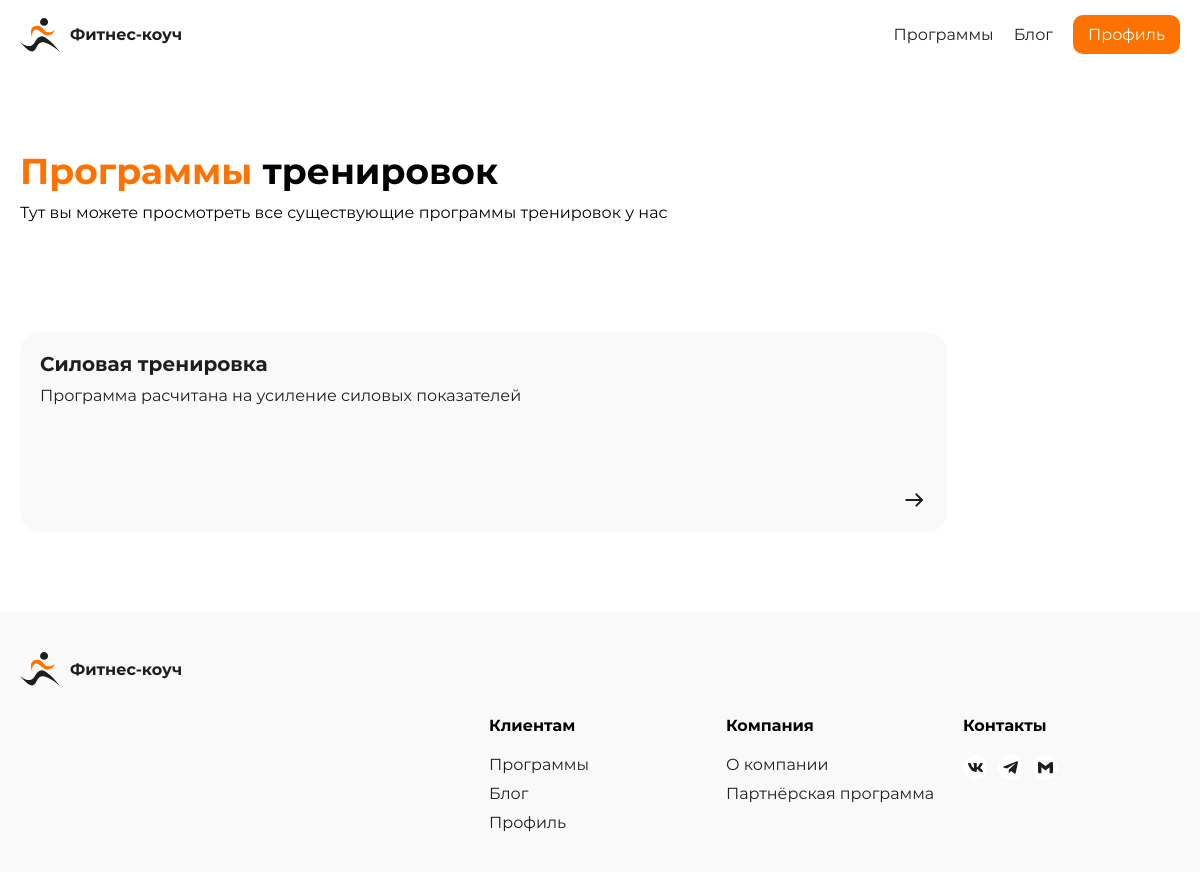
/training-program/index.php, run on the app's committed database.
### training-program/index.php (the view, shortened to what this page needs)
<!DOCTYPE html>
<html lang="ru">
<head>
    <link rel="stylesheet" href="../assets/css/header/header.css">
    <link rel="stylesheet" href="../assets/css/footer/footer.css">
    <link rel="stylesheet" href="../assets/css/training-program/heroBlock.css">
    <link rel="stylesheet" href="../assets/css/training-program/trainingPrograms.css">
    <link rel="stylesheet" href="../assets/css/style.css">
</head>
<?php
        include "../inc/header.php";
    ?>
<main>
    <section class="heroBlock">
        <div class="content">
            <h1><span>Программы</span> тренировок</h1>
            <p>Тут вы можете просмотреть все существующие программы тренировок у нас</p>
        </div>
    </section>
    <section class="trainingPrograms">
        <div class="content">
            <div class="gridProgram">
                <?php
                include "../function/connect.php";
                $sql = mysqli_prepare($connect, "SELECT * FROM `training-program`");
                mysqli_stmt_execute($sql);
                $result = mysqli_stmt_get_result($sql);
                    while ($row = mysqli_fetch_assoc($result)){
                        echo "
                        <a href='./program.php?program=".$row['id_tprogram']."' title='".$row['title']."' class='cardProgram'>
                            <div class='name'>
                                <p class='title'>".$row['title']."</p>
                                <p>".$row['hint']."</p>
                            </div>
                            <img title='Ссылка' src='../assets/img/icons/arrow.svg' alt='Ссылка'>
                        </a>";
                    }
                ?>
                </div>
        </div>
    </section>
</main>
<?php
        include "../inc/footer.php"
    ?>

### assets/css/training-program/heroBlock.css (style rules this page uses)
.heroBlock .content { gap: 10px; }

### assets/css/training-program/trainingPrograms.css (style rules this page uses)
.trainingPrograms .content .gridProgram { display: grid; grid-template: repeat(1, 200px)/minmax(600px, 926.67px); grid-auto-rows: 200px; gap: 20px; }
.trainingPrograms .content .gridProgram .cardProgram { background-color: var(--whiteGrey); border-radius: var(--border-radius-block); padding: 20px; display: flex; flex-direction: column; justify-content: space-between; }
.trainingPrograms .content .gridProgram .cardProgram .name { display: flex; flex-direction: column; gap: 10px; }
.trainingPrograms .content .gridProgram .cardProgram .name .title { font: var(--title); }
.trainingPrograms .content .gridProgram .cardProgram img { align-self: flex-end; }

### assets/css/style.css (style rules this page uses)
* { margin: 0; padding: 0; box-sizing: border-box; font-family: "Montserrat-Regular"; text-decoration: none; line-height: normal; list-style: inside; }
:root { --h1: clamp(22px, 3vw, 55px) "Montserrat-Bold"; --title: clamp(18px, 3vw, 20px) "Montserrat-Bold"; --text: 16px "Montserrat-Regular"; --textBold: 16px "Montserrat-Bold"; --hint: 12px "Montserrat-Regular"; --black: #1E1E1E; --totalWhite: #FFF; --whiteGrey: #F9F9F9; --orange: #FF7200; --grey: #8E8E8E; --transition: .25; --border-radius-element: clamp(5px, 2vw, 10px); --border-radius-block: clamp(10px, 2vw, 20px); }
a { color: var(--black); }
body { display: flex; flex-direction: column; min-height: 100vh; background-color: var(--totalWhite); gap: 50px; }
main { display: flex; flex-direction: column; flex-grow: 1; gap: 50px; }
section { width: 100%; }
section .content { padding: 30px 20px; max-width: 1440px; display: flex; flex-direction: column; gap: 40px; margin: auto; }
h1, h2 { font: var(--h1); width: 100%; max-width: 1163px; }
h1 span, h2 span { font: var(--h1); color: var(--orange); }

### data on the page
training-program: title "Силовая тренировка", hint "Программа расчитана на усиление силовых показателей"
